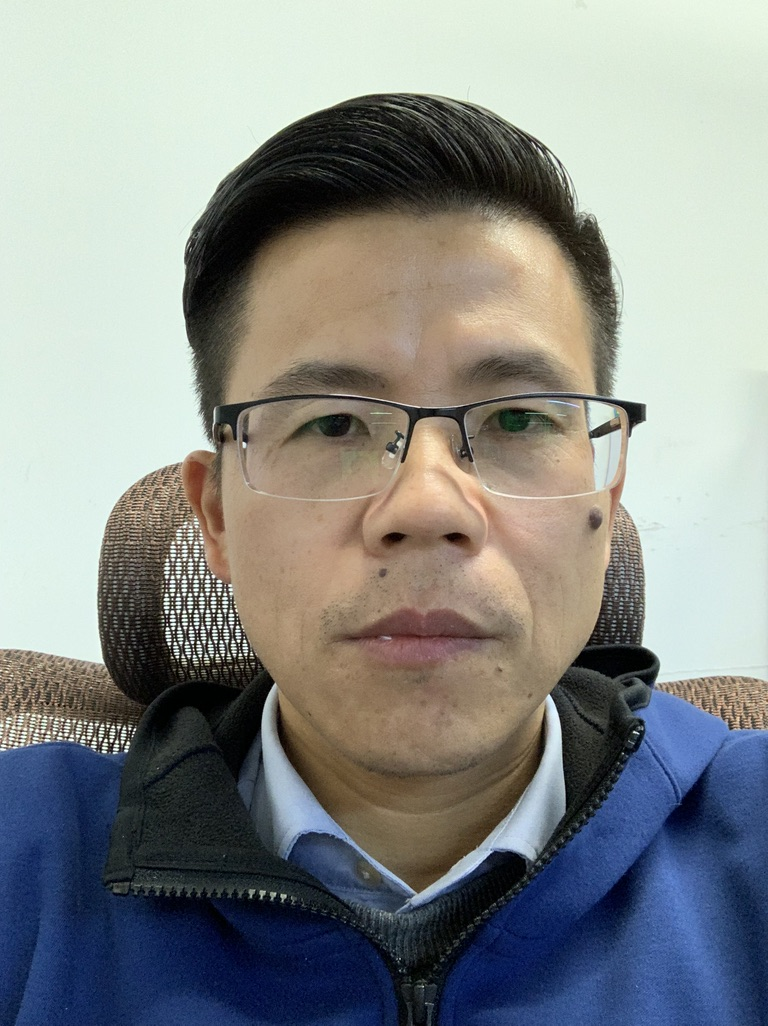
#> input picture file/h1.jpg, 768 x 1026 px
$ python netTest.py
#> lines starting #> are read from the running program, lines starting #| are printed output that depends on the picture; long printed decimals are rounded
#> further down, img1 is the input picture: shape (1026, 768, 3); mean B, G, R 137.1, 139.3, 136
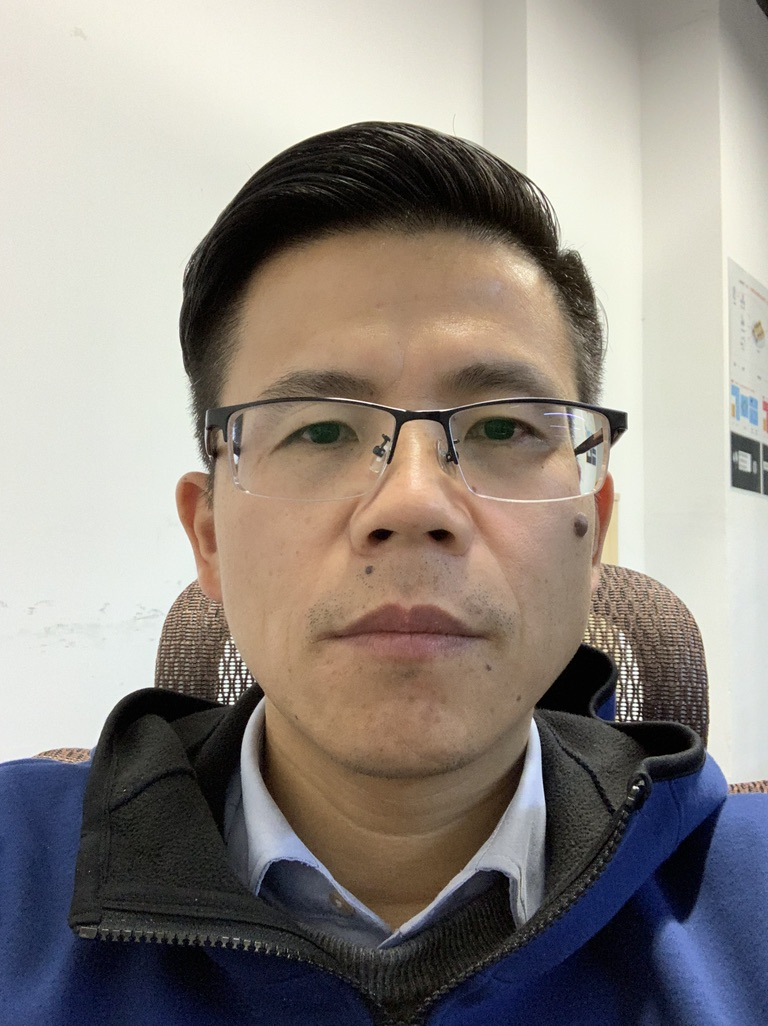
#> input picture file/h2.jpg, 768 x 1026 px
#> further down, img2 is the input picture: shape (1026, 768, 3); mean B, G, R 132.3, 139, 145.9
# -*- coding: utf-8 -*-
# feimengjuan
# 利用python实现多种方法来实现图像识别

import cv2
import numpy as np
from matplotlib import pyplot as plt


# 最简单的以灰度直方图作为相似比较的实现
def classify_gray_hist(image1, image2, size=(256, 256)):
    # 先计算直方图
    # 几个参数必须用方括号括起来
    # 这里直接用灰度图计算直方图，所以是使用第一个通道，
    # 也可以进行通道分离后，得到多个通道的直方图
    # bins 取为16
#> called with size = (256, 256)
    image1 = cv2.resize(image1, size)
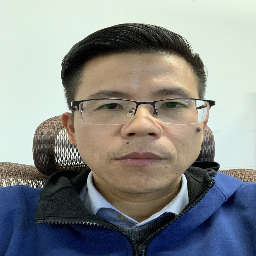
#> image1: shape (256, 256, 3); mean of channels 0, 1, 2 137.1, 139.4, 136; drawn as B, G, R
    image2 = cv2.resize(image2, size)
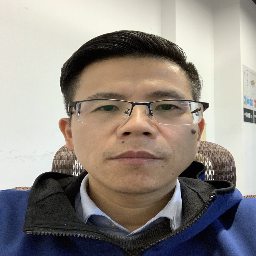
#> image2: shape (256, 256, 3); mean of channels 0, 1, 2 132.3, 139, 145.9; drawn as B, G, R
    hist1 = cv2.calcHist([image1], [0], None, [256], [0.0, 255.0])
#> hist1 = 256 values, max 1946 at index 227, min 0 at index 254, mean 256
    hist2 = cv2.calcHist([image2], [0], None, [256], [0.0, 255.0])
#> hist2 = 256 values, max 1169 at index 219, min 0 at index 249, mean 256
    # 可以比较下直方图
    # plt.plot(range(256), hist1, 'r')
    # plt.plot(range(256), hist2, 'b')
    # plt.show()
    # 计算直方图的重合度
    degree = 0
    for i in range(len(hist1)):
        if hist1[i] != hist2[i]:
            degree = degree + (1 - abs(hist1[i] - hist2[i]) / max(hist1[i], hist2[i]))
        else:
            degree = degree + 1
#> this loop made 256 passes
#> degree on passes 1 to 12: [0.494], [1.4], [1.88], [2.46], [3.2], [4.11], [5], [5.81], [6.66], [7.65], [8.6], [9.43]
#> after the loop, degree = [172.6]
    degree = degree / len(hist1)
#> degree = [0.674]
#| classify_gray_hist: [0.6741]
    return degree


# 计算单通道的直方图的相似值
def calculate(image1, image2):
    hist1 = cv2.calcHist([image1], [0], None, [256], [0.0, 255.0])
#> hist1 = 256 values, max 22712 at index 227, min 0 at index 255, mean 3077.4
    hist2 = cv2.calcHist([image2], [0], None, [256], [0.0, 255.0])
#> hist2 = 256 values, max 14003 at index 219, min 0 at index 255, mean 3078
    # 计算直方图的重合度
    degree = 0
    for i in range(len(hist1)):
        if hist1[i] != hist2[i]:
            degree = degree + (1 - abs(hist1[i] - hist2[i]) / max(hist1[i], hist2[i]))
        else:
            degree = degree + 1
#> this loop made 256 passes
#> degree on passes 1 to 12: [0.666], [1.52], [1.99], [2.59], [3.39], [4.33], [5.25], [6.16], [7.05], [7.95], [8.8], [9.63]
#> after the loop, degree = [173.4]
    degree = degree / len(hist1)
#> degree = [0.677]
#| calculate: [0.6774]
    return degree


# 通过得到每个通道的直方图来计算相似度
def classify_hist_with_split(image1, image2, size=(256, 256)):
    # 将图像resize后，分离为三个通道，再计算每个通道的相似值
#> called with size = (256, 256)
    image1 = cv2.resize(image1, size)
    image2 = cv2.resize(image2, size)
    sub_image1 = cv2.split(image1)
    sub_image2 = cv2.split(image2)
    sub_data = 0
    for im1, im2 in zip(sub_image1, sub_image2):
        sub_data += calculate(im1, im2)
#> this loop made 3 passes
#> (degree in calculate, sub_data) on passes 1 to 3: ([0.674], [0.674]), ([0.722], [1.4]), ([0.735], [2.13])
    sub_data = sub_data / 3
#> sub_data = [0.71]
    return sub_data


# 平均哈希算法计算
def classify_aHash(image1, image2):
    image1 = cv2.resize(image1, (8, 8))
    image2 = cv2.resize(image2, (8, 8))
    gray1 = cv2.cvtColor(image1, cv2.COLOR_BGR2GRAY)
    gray2 = cv2.cvtColor(image2, cv2.COLOR_BGR2GRAY)
    hash1 = getHash(gray1)
    hash2 = getHash(gray2)
    return Hamming_distance(hash1, hash2)


def classify_pHash(image1, image2):
    image1 = cv2.resize(image1, (32, 32))
    image2 = cv2.resize(image2, (32, 32))
    gray1 = cv2.cvtColor(image1, cv2.COLOR_BGR2GRAY)
    gray2 = cv2.cvtColor(image2, cv2.COLOR_BGR2GRAY)
    # 将灰度图转为浮点型，再进行dct变换
    dct1 = cv2.dct(np.float32(gray1))
    dct2 = cv2.dct(np.float32(gray2))
    # 取左上角的8*8，这些代表图片的最低频率
    # 这个操作等价于c++中利用opencv实现的掩码操作
    # 在python中进行掩码操作，可以直接这样取出图像矩阵的某一部分
    dct1_roi = dct1[0:8, 0:8]
    dct2_roi = dct2[0:8, 0:8]
    hash1 = getHash(dct1_roi)
    hash2 = getHash(dct2_roi)
    return Hamming_distance(hash1, hash2)


# 输入灰度图，返回hash
def getHash(image):
    avreage = np.mean(image)
    hash = []
    for i in range(image.shape[0]):
        for j in range(image.shape[1]):
            if image[i, j] > avreage:
                hash.append(1)
            else:
                hash.append(0)
    return hash


# 计算汉明距离
def Hamming_distance(hash1, hash2):
    num = 0
    for index in range(len(hash1)):
        if hash1[index] != hash2[index]:
            num += 1
    return num


if __name__ == '__main__':
    img1 = cv2.imread('file/h1.jpg')
    cv2.imshow('img1', img1)
    img2 = cv2.imread('file/h2.jpg')
    cv2.imshow('img2', img2)

    print('classify_gray_hist:', classify_gray_hist(img1, img2))
    print('calculate:', calculate(img1, img2))
    print('classify_hist_with_split:', classify_hist_with_split(img1, img2))
#| classify_hist_with_split: [0.7104]
    # print('classify_aHash:', classify_aHash(img1, img2))
    # print('classify_pHash:', classify_pHash(img1, img2))
